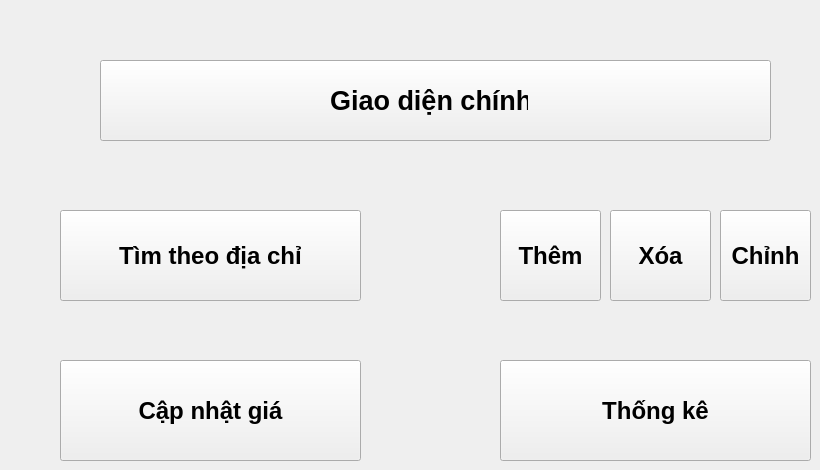
    <widget class="QWidget" name="GiaoDienChinh0">
     <widget class="QLabel" name="label0">
      <property name="geometry">
       <rect>
        <x>330</x>
        <y>75</y>
        <width>198</width>
        <height>51</height>
       </rect>
      </property>
      <property name="font">
       <font>
        <family>Segoe UI</family>
        <pointsize>20</pointsize>
        <bold>true</bold>
       </font>
      </property>
      <property name="text">
       <string>Giao diện chính</string>
      </property>
     </widget>
     <widget class="QPushButton" name="pushButton_1">
      <property name="geometry">
       <rect>
        <x>100</x>
        <y>60</y>
        <width>671</width>
        <height>81</height>
       </rect>
      </property>
      <property name="font">
       <font>
        <family>Segoe UI</family>
        <pointsize>18</pointsize>
        <bold>true</bold>
       </font>
      </property>
      <property name="text">
       <string/>
      </property>
     </widget>
     <widget class="QPushButton" name="pushButtonThem">
      <property name="geometry">
       <rect>
        <x>500</x>
        <y>210</y>
        <width>101</width>
        <height>91</height>
       </rect>
      </property>
      <property name="font">
       <font>
        <family>Segoe UI</family>
        <pointsize>18</pointsize>
        <bold>true</bold>
       </font>
      </property>
      <property name="text">
       <string>Thêm</string>
      </property>
     </widget>
     <widget class="QPushButton" name="pushButtonCapNhatGia_2">
      <property name="geometry">
       <rect>
        <x>60</x>
        <y>360</y>
        <width>301</width>
        <height>101</height>
       </rect>
      </property>
      <property name="font">
       <font>
        <family>Segoe UI</family>
        <pointsize>18</pointsize>
        <bold>true</bold>
       </font>
      </property>
      <property name="text">
       <string>Cập nhật giá</string>
      </property>
     </widget>
     <widget class="QPushButton" name="pushButtonTimDC">
      <property name="geometry">
       <rect>
        <x>60</x>
        <y>210</y>
        <width>301</width>
        <height>91</height>
       </rect>
      </property>
      <property name="font">
       <font>
        <family>Segoe UI</family>
        <pointsize>18</pointsize>
        <bold>true</bold>
       </font>
      </property>
      <property name="text">
       <string>Tìm theo địa chỉ</string>
      </property>
     </widget>
     <widget class="QPushButton" name="pushButtonThongKe">
      <property name="geometry">
       <rect>
        <x>500</x>
        <y>360</y>
        <width>311</width>
        <height>101</height>
       </rect>
      </property>
      <property name="font">
       <font>
        <family>Segoe UI</family>
        <pointsize>18</pointsize>
        <bold>true</bold>
       </font>
      </property>
      <property name="text">
       <string>Thống kê</string>
      </property>
     </widget>
     <widget class="QPushButton" name="pushButtonGiaoDienXoaDon">
      <property name="geometry">
       <rect>
        <x>610</x>
        <y>210</y>
        <width>101</width>
        <height>91</height>
       </rect>
      </property>
      <property name="font">
       <font>
        <family>Segoe UI</family>
        <pointsize>18</pointsize>
        <bold>true</bold>
       </font>
      </property>
      <property name="text">
       <string>Xóa</string>
      </property>
     </widget>
     <widget class="QPushButton" name="pushButtonGiaoDienChinhSuaDon">
      <property name="geometry">
       <rect>
        <x>720</x>
        <y>210</y>
        <width>91</width>
        <height>91</height>
       </rect>
      </property>
      <property name="font">
       <font>
        <pointsize>18</pointsize>
        <bold>true</bold>
       </font>
      </property>
      <property name="text">
       <string>Chỉnh</string>
      </property>
     </widget>
     <zorder>pushButton_1</zorder>
     <zorder>label0</zorder>
     <zorder>pushButtonThem</zorder>
     <zorder>pushButtonCapNhatGia_2</zorder>
     <zorder>pushButtonTimDC</zorder>
     <zorder>pushButtonThongKe</zorder>
     <zorder>pushButtonGiaoDienXoaDon</zorder>
     <zorder>pushButtonGiaoDienChinhSuaDon</zorder>
    </widget>
